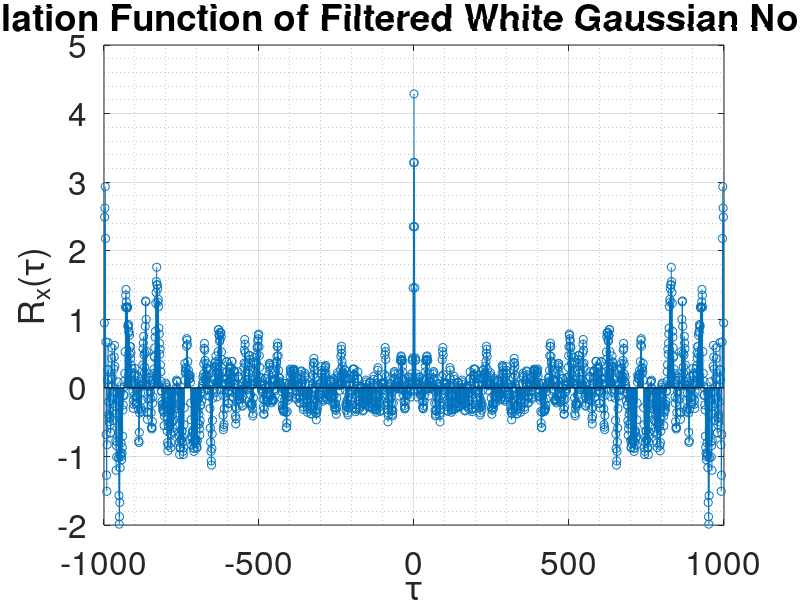

The MATLAB source for this figure:
clear all

% set default seed
rng default

% length of sequence
N = 1000;

% order of moving average filter
order = 4;

% generate random sequence
% drawn from guassian distribution
x = randn(N, 1);

% filter random sequence
% moving average filter is employed
y = filter(ones(1,order), 1, x);

% calculate unbiased estimate of autocorrelation function
cor = xcorr(y, 'unbiased');

% generate x axis
x = linspace(-N+1,N-1,2*N-1);

% stem acf
stem(x,cor);

% graphing settings
str = sprintf('Autocorrelation Function of Filtered White Gaussian Noise: Order %d', order);
title(str, 'FontSize', 40);
xlabel('\fontsize{35}\tau');
ylabel('\fontsize{35}R_x(\tau)');

grid on
grid minor

a = get(gca, 'XTickLabel');
set(gca, 'XTickLabel', a, 'fontsize', 24);

